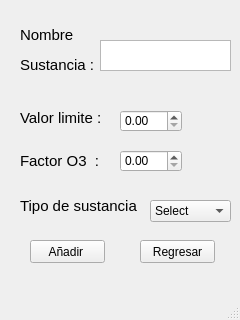
<?xml version="1.0" encoding="UTF-8"?>
<ui version="4.0">
 <class>Anadir</class>
 <widget class="QMainWindow" name="Anadir">
  <property name="geometry">
   <rect>
    <x>0</x>
    <y>0</y>
    <width>240</width>
    <height>320</height>
   </rect>
  </property>
  <property name="windowTitle">
   <string>MainWindow</string>
  </property>
  <widget class="QWidget" name="centralwidget">
   <widget class="QLabel" name="label">
    <property name="geometry">
     <rect>
      <x>20</x>
      <y>20</y>
      <width>121</width>
      <height>61</height>
     </rect>
    </property>
    <property name="font">
     <font>
      <pointsize>11</pointsize>
     </font>
    </property>
    <property name="text">
     <string>&lt;html&gt;&lt;head/&gt;&lt;body&gt;&lt;p&gt;Nombre&lt;/p&gt;&lt;p&gt;Sustancia  :&lt;/p&gt;&lt;/body&gt;&lt;/html&gt;</string>
    </property>
   </widget>
   <widget class="QLabel" name="label_2">
    <property name="geometry">
     <rect>
      <x>20</x>
      <y>110</y>
      <width>91</width>
      <height>16</height>
     </rect>
    </property>
    <property name="font">
     <font>
      <pointsize>11</pointsize>
     </font>
    </property>
    <property name="text">
     <string>Valor limite :</string>
    </property>
   </widget>
   <widget class="QLabel" name="label_3">
    <property name="geometry">
     <rect>
      <x>20</x>
      <y>150</y>
      <width>81</width>
      <height>21</height>
     </rect>
    </property>
    <property name="font">
     <font>
      <pointsize>11</pointsize>
     </font>
    </property>
    <property name="text">
     <string>Factor O3  :</string>
    </property>
   </widget>
   <widget class="QLabel" name="label_4">
    <property name="geometry">
     <rect>
      <x>20</x>
      <y>190</y>
      <width>131</width>
      <height>31</height>
     </rect>
    </property>
    <property name="font">
     <font>
      <pointsize>11</pointsize>
     </font>
    </property>
    <property name="text">
     <string>Tipo de sustancia</string>
    </property>
   </widget>
   <widget class="QPushButton" name="boton5">
    <property name="geometry">
     <rect>
      <x>30</x>
      <y>240</y>
      <width>75</width>
      <height>23</height>
     </rect>
    </property>
    <property name="text">
     <string>Añadir </string>
    </property>
   </widget>
   <widget class="QPushButton" name="boton6">
    <property name="geometry">
     <rect>
      <x>140</x>
      <y>240</y>
      <width>75</width>
      <height>23</height>
     </rect>
    </property>
    <property name="text">
     <string>Regresar</string>
    </property>
   </widget>
   <widget class="QTextEdit" name="input1">
    <property name="geometry">
     <rect>
      <x>100</x>
      <y>40</y>
      <width>131</width>
      <height>31</height>
     </rect>
    </property>
   </widget>
   <widget class="QDoubleSpinBox" name="input2">
    <property name="geometry">
     <rect>
      <x>120</x>
      <y>110</y>
      <width>62</width>
      <height>22</height>
     </rect>
    </property>
    <property name="maximum">
     <double>999999.989999999990687</double>
    </property>
   </widget>
   <widget class="QDoubleSpinBox" name="input3">
    <property name="geometry">
     <rect>
      <x>120</x>
      <y>150</y>
      <width>62</width>
      <height>22</height>
     </rect>
    </property>
    <property name="maximum">
     <double>999999.989999999990687</double>
    </property>
   </widget>
   <widget class="QComboBox" name="input4">
    <property name="geometry">
     <rect>
      <x>150</x>
      <y>200</y>
      <width>81</width>
      <height>22</height>
     </rect>
    </property>
    <item>
     <property name="text">
      <string>Select</string>
     </property>
    </item>
    <item>
     <property name="text">
      <string>Toxica</string>
     </property>
    </item>
    <item>
     <property name="text">
      <string>Explosiva</string>
     </property>
    </item>
    <item>
     <property name="text">
      <string>Inflamable</string>
     </property>
    </item>
   </widget>
  </widget>
  <widget class="QMenuBar" name="menubar">
   <property name="geometry">
    <rect>
     <x>0</x>
     <y>0</y>
     <width>240</width>
     <height>21</height>
    </rect>
   </property>
  </widget>
  <widget class="QStatusBar" name="statusbar"/>
 </widget>
 <resources/>
 <connections/>
</ui>
